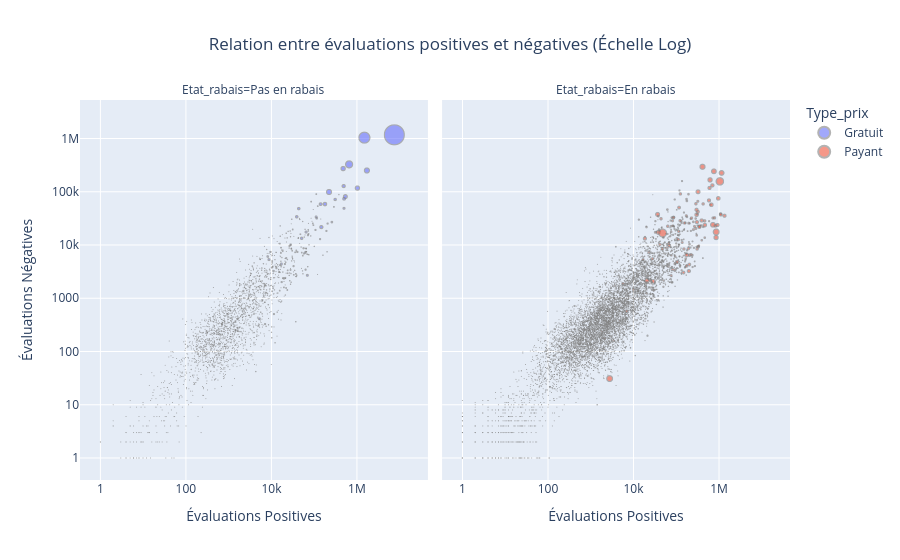

The notebook cell this image was saved under:
### Markdown cell above
<div class="alert alert-warning" style="font-size:16px;">
<b>
3.2 Visualisez la relation entre les évaluations positives et négatives.
<br><br>
Utilisez Plotly Express pour créer un nuage de points (scatter plot) interactif.
<br><br>
- Sur l'axe X : positive
<br>
- Sur l'axe Y : negative
<br>
- Différenciez les points selon le type de prix (color='Type_prix')
<br>
- Faites varier la taille des points selon le nombre de joueurs simultanés (size='ccu')
<br>
- Creez des sous-graphiques (subplots) pour chaque état du rabais afin de comparer facilement les distributions
<br>
- Utilisez des axes logarithmiques pour mieux visualiser les jeux très populaires et les jeux plus modestes
<br>
- Pour mieux visualiser les petits points, ajoutez un contour gris à tous les points avec : 
fig.update_traces(marker=dict(line=dict(width=1, color='gray'), opacity=0.85))
<br><br>
Ajoutez un titre clair à la figure, centrez-le et affichez-la avec fig.show().
<br><br>
Indice : il est préferable de filtrer les jeux pour lesquels le nombre d'évaluations positives et negatives est strictement superieur à 0 avant de tracer le graphique.
</b>
</div>

### Code cell
# TODO Tracer le nuage de points interactif avec Plotly Express


df_filtered = df_steam_clean[(df_steam_clean['positive'] > 0) & (df_steam_clean['negative'] > 0)]


fig = px.scatter(
    df_filtered, 
    x='positive', 
    y='negative',
    color='Type_prix',          
    size='ccu',                
    facet_col='Etat_rabais',        
    log_x=True,                
    log_y=True,                
    title='Relation entre évaluations positives et négatives (Échelle Log)',
    hover_data=['name'],
    labels={'positive': 'Évaluations Positives', 'negative': 'Évaluations Négatives'}
)

fig.update_traces(
    marker=dict(line=dict(width=1, color='gray')), 
    opacity=0.85
)

fig.update_layout(title_x=0.5)

fig.show()

### Figure 1 — Plotly figure (JSON) as saved in the notebook; plotly's stock layout.template omitted (floating-point values rounded to 4 significant figures; data arrays with more than 128 entries replaced by an {"elided": "..."} marker saying what was removed)
{"data": [{"customdata": {"elided": "2053x1 str values"}, "hovertemplate": "Type_prix=Gratuit<br>Etat_rabais=Pas en rabais<br>Évaluations Positives=%{x}<br>Évaluations Négatives=%{y}<br>ccu=%{marker.size}<br>name=%{customdata[0]}<extra></extra>", "legendgroup": "Gratuit", "marker": {"color": "#636efa", "line": {"color": "gray", "width": 1}, "size": {"elided": "2053 int values"}, "sizemode": "area", "sizeref": 2535.0, "symbol": "circle"}, "mode": "markers", "name": "Gratuit", "opacity": 0.85, "showlegend": true, "type": "scattergl", "x": {"elided": "2053 int values"}, "xaxis": "x", "y": {"elided": "2053 int values"}, "yaxis": "y"}, {"customdata": {"elided": "7747x1 str values"}, "hovertemplate": "Type_prix=Payant<br>Etat_rabais=En rabais<br>Évaluations Positives=%{x}<br>Évaluations Négatives=%{y}<br>ccu=%{marker.size}<br>name=%{customdata[0]}<extra></extra>", "legendgroup": "Payant", "marker": {"color": "#EF553B", "line": {"color": "gray", "width": 1}, "size": {"elided": "7747 int values"}, "sizemode": "area", "sizeref": 2535.0, "symbol": "circle"}, "mode": "markers", "name": "Payant", "opacity": 0.85, "showlegend": true, "type": "scattergl", "x": {"elided": "7747 int values"}, "xaxis": "x2", "y": {"elided": "7747 int values"}, "yaxis": "y2"}], "layout": {"annotations": [{"font": {}, "showarrow": false, "text": "Etat_rabais=Pas en rabais", "x": 0.245, "xanchor": "center", "xref": "paper", "y": 1, "yanchor": "bottom", "yref": "paper"}, {"font": {}, "showarrow": false, "text": "Etat_rabais=En rabais", "x": 0.755, "xanchor": "center", "xref": "paper", "y": 1, "yanchor": "bottom", "yref": "paper"}], "legend": {"itemsizing": "constant", "title": {"text": "Type_prix"}, "tracegroupgap": 0}, "title": {"text": "Relation entre évaluations positives et négatives (Échelle Log)", "x": 0.5}, "xaxis": {"anchor": "y", "domain": [0, 0.49], "title": {"text": "Évaluations Positives"}, "type": "log"}, "xaxis2": {"anchor": "y2", "domain": [0.51, 1], "matches": "x", "title": {"text": "Évaluations Positives"}, "type": "log"}, "yaxis": {"anchor": "x", "domain": [0, 1], "title": {"text": "Évaluations Négatives"}, "type": "log"}, "yaxis2": {"anchor": "x2", "domain": [0, 1], "matches": "y", "showticklabels": false, "type": "log"}}}
